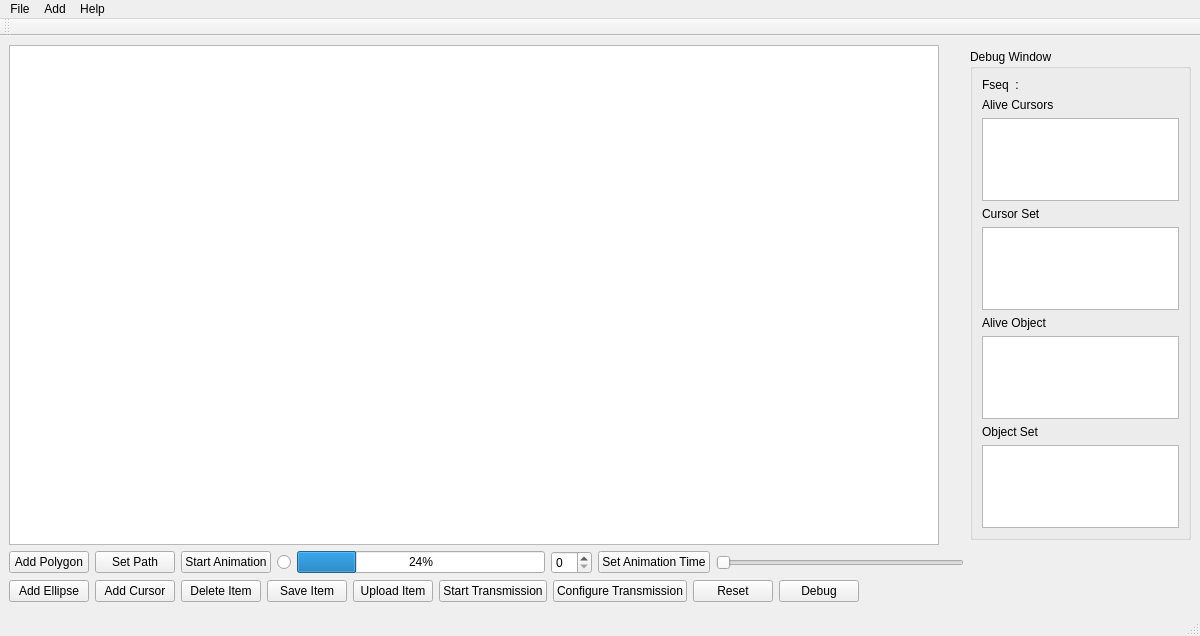
<ui version="4.0" >
 <class>MainWindow</class>
 <widget class="QMainWindow" name="MainWindow" >
  <property name="geometry" >
   <rect>
    <x>0</x>
    <y>0</y>
    <width>1200</width>
    <height>636</height>
   </rect>
  </property>
  <property name="sizePolicy" >
   <sizepolicy vsizetype="Expanding" hsizetype="Expanding" >
    <horstretch>0</horstretch>
    <verstretch>0</verstretch>
   </sizepolicy>
  </property>
  <property name="minimumSize" >
   <size>
    <width>1200</width>
    <height>636</height>
   </size>
  </property>
  <property name="maximumSize" >
   <size>
    <width>1200</width>
    <height>636</height>
   </size>
  </property>
  <property name="windowTitle" >
   <string>QMTSim</string>
  </property>
  <property name="windowIcon" >
   <iconset resource="../resource.qrc" >
    <normaloff>:/newPrefix/logo.jpg</normaloff>:/newPrefix/logo.jpg</iconset>
  </property>
  <widget class="QWidget" name="centralwidget" >
   <property name="geometry" >
    <rect>
     <x>0</x>
     <y>33</y>
     <width>1200</width>
     <height>584</height>
    </rect>
   </property>
   <layout class="QGridLayout" name="gridLayout_2" >
    <item row="0" column="0" >
     <widget class="QGraphicsView" name="view" >
      <property name="sizePolicy" >
       <sizepolicy vsizetype="Fixed" hsizetype="Fixed" >
        <horstretch>0</horstretch>
        <verstretch>0</verstretch>
       </sizepolicy>
      </property>
      <property name="minimumSize" >
       <size>
        <width>930</width>
        <height>500</height>
       </size>
      </property>
      <property name="cursor" stdset="0" >
       <cursorShape>PointingHandCursor</cursorShape>
      </property>
      <property name="toolTip" >
       <string/>
      </property>
     </widget>
    </item>
    <item row="0" column="1" >
     <widget class="QGroupBox" name="groupBox" >
      <property name="sizePolicy" >
       <sizepolicy vsizetype="Fixed" hsizetype="Fixed" >
        <horstretch>0</horstretch>
        <verstretch>0</verstretch>
       </sizepolicy>
      </property>
      <property name="minimumSize" >
       <size>
        <width>221</width>
        <height>491</height>
       </size>
      </property>
      <property name="maximumSize" >
       <size>
        <width>221</width>
        <height>491</height>
       </size>
      </property>
      <property name="title" >
       <string>Debug Window</string>
      </property>
      <layout class="QGridLayout" name="gridLayout" >
       <item row="0" column="0" >
        <widget class="QLabel" name="fseqLabel" >
         <property name="text" >
          <string>Fseq  : </string>
         </property>
        </widget>
       </item>
       <item row="1" column="0" >
        <widget class="QLabel" name="label" >
         <property name="text" >
          <string>Alive Cursors</string>
         </property>
        </widget>
       </item>
       <item row="2" column="0" >
        <widget class="QListWidget" name="aliveCursorList" >
         <property name="maximumSize" >
          <size>
           <width>200</width>
           <height>95</height>
          </size>
         </property>
        </widget>
       </item>
       <item row="3" column="0" >
        <widget class="QLabel" name="label_2" >
         <property name="text" >
          <string>Cursor Set</string>
         </property>
        </widget>
       </item>
       <item row="4" column="0" >
        <widget class="QListWidget" name="setCursorList" >
         <property name="maximumSize" >
          <size>
           <width>200</width>
           <height>95</height>
          </size>
         </property>
        </widget>
       </item>
       <item row="5" column="0" >
        <widget class="QLabel" name="label_3" >
         <property name="text" >
          <string>Alive Object</string>
         </property>
        </widget>
       </item>
       <item row="6" column="0" >
        <widget class="QListWidget" name="aliveObjectList" >
         <property name="maximumSize" >
          <size>
           <width>200</width>
           <height>95</height>
          </size>
         </property>
        </widget>
       </item>
       <item row="7" column="0" >
        <widget class="QLabel" name="label_4" >
         <property name="text" >
          <string>Object Set</string>
         </property>
        </widget>
       </item>
       <item row="8" column="0" >
        <widget class="QListWidget" name="setObjectList" >
         <property name="maximumSize" >
          <size>
           <width>200</width>
           <height>95</height>
          </size>
         </property>
        </widget>
       </item>
      </layout>
     </widget>
    </item>
    <item row="1" column="0" >
     <layout class="QHBoxLayout" name="horizontalLayout" >
      <property name="sizeConstraint" >
       <enum>QLayout::SetFixedSize</enum>
      </property>
      <item>
       <widget class="QPushButton" name="addItemButton" >
        <property name="text" >
         <string>Add Polygon</string>
        </property>
       </widget>
      </item>
      <item>
       <widget class="QPushButton" name="setPathButton" >
        <property name="text" >
         <string>Set Path</string>
        </property>
       </widget>
      </item>
      <item>
       <widget class="QPushButton" name="startAnimationButton" >
        <property name="text" >
         <string>Start Animation</string>
        </property>
       </widget>
      </item>
      <item>
       <widget class="QRadioButton" name="startAnimation_Radio" >
        <property name="text" >
         <string/>
        </property>
       </widget>
      </item>
      <item>
       <widget class="QProgressBar" name="animationProgressBar" >
        <property name="value" >
         <number>24</number>
        </property>
       </widget>
      </item>
      <item>
       <widget class="QSpinBox" name="animationtime" >
        <property name="statusTip" >
         <string>Time in milliseconds</string>
        </property>
       </widget>
      </item>
      <item>
       <widget class="QPushButton" name="setAnimationTimeButton" >
        <property name="text" >
         <string>Set Animation Time</string>
        </property>
       </widget>
      </item>
      <item>
       <widget class="QSlider" name="animationSlider" >
        <property name="cursor" >
         <cursorShape>PointingHandCursor</cursorShape>
        </property>
        <property name="orientation" >
         <enum>Qt::Horizontal</enum>
        </property>
       </widget>
      </item>
     </layout>
    </item>
    <item row="2" column="0" >
     <layout class="QHBoxLayout" name="horizontalLayout_2" >
      <property name="sizeConstraint" >
       <enum>QLayout::SetFixedSize</enum>
      </property>
      <item>
       <widget class="QPushButton" name="addEllipseButton" >
        <property name="text" >
         <string>Add Ellipse</string>
        </property>
       </widget>
      </item>
      <item>
       <widget class="QPushButton" name="addCursorButton" >
        <property name="text" >
         <string>Add Cursor</string>
        </property>
       </widget>
      </item>
      <item>
       <widget class="QPushButton" name="deleteItemButton" >
        <property name="text" >
         <string>Delete Item</string>
        </property>
       </widget>
      </item>
      <item>
       <widget class="QPushButton" name="saveItemButton" >
        <property name="text" >
         <string>Save Item</string>
        </property>
       </widget>
      </item>
      <item>
       <widget class="QPushButton" name="uploadItemButton" >
        <property name="text" >
         <string>Upload Item</string>
        </property>
       </widget>
      </item>
      <item>
       <widget class="QPushButton" name="startTxButton" >
        <property name="text" >
         <string>Start Transmission</string>
        </property>
       </widget>
      </item>
      <item>
       <widget class="QPushButton" name="configureButton" >
        <property name="text" >
         <string>Configure Transmission</string>
        </property>
       </widget>
      </item>
      <item>
       <widget class="QPushButton" name="resetButton" >
        <property name="text" >
         <string>Reset</string>
        </property>
       </widget>
      </item>
      <item>
       <widget class="QPushButton" name="debugButton" >
        <property name="text" >
         <string>Debug</string>
        </property>
        <property name="checkable" >
         <bool>true</bool>
        </property>
       </widget>
      </item>
      <item>
       <spacer name="horizontalSpacer" >
        <property name="orientation" >
         <enum>Qt::Horizontal</enum>
        </property>
        <property name="sizeHint" stdset="0" >
         <size>
          <width>78</width>
          <height>20</height>
         </size>
        </property>
       </spacer>
      </item>
     </layout>
    </item>
   </layout>
  </widget>
  <widget class="QMenuBar" name="menubar" >
   <property name="geometry" >
    <rect>
     <x>0</x>
     <y>0</y>
     <width>1200</width>
     <height>21</height>
    </rect>
   </property>
   <widget class="QMenu" name="menuFile" >
    <property name="title" >
     <string>File</string>
    </property>
    <addaction name="actionSave" />
    <addaction name="actionUpload" />
    <addaction name="actionDebug" />
    <addaction name="actionExit" />
   </widget>
   <widget class="QMenu" name="menuHelp" >
    <property name="title" >
     <string>Help</string>
    </property>
    <addaction name="actionReadme" />
    <addaction name="actionAbout_QMTSim" />
    <addaction name="actionAbout_Qt" />
   </widget>
   <widget class="QMenu" name="menuAdd" >
    <property name="title" >
     <string>Add</string>
    </property>
    <addaction name="actionPolygon" />
    <addaction name="actionEllipse" />
    <addaction name="actionCursor" />
   </widget>
   <addaction name="menuFile" />
   <addaction name="menuAdd" />
   <addaction name="menuHelp" />
  </widget>
  <widget class="QStatusBar" name="statusbar" >
   <property name="geometry" >
    <rect>
     <x>0</x>
     <y>617</y>
     <width>1200</width>
     <height>19</height>
    </rect>
   </property>
  </widget>
  <widget class="QToolBar" name="toolBar" >
   <property name="geometry" >
    <rect>
     <x>0</x>
     <y>21</y>
     <width>1200</width>
     <height>12</height>
    </rect>
   </property>
   <property name="windowTitle" >
    <string>toolBar</string>
   </property>
   <attribute name="toolBarArea" >
    <enum>TopToolBarArea</enum>
   </attribute>
   <attribute name="toolBarBreak" >
    <bool>false</bool>
   </attribute>
  </widget>
  <action name="actionSave" >
   <property name="text" >
    <string>Save</string>
   </property>
  </action>
  <action name="actionUpload" >
   <property name="text" >
    <string>Upload</string>
   </property>
  </action>
  <action name="actionDebug" >
   <property name="text" >
    <string>Debug</string>
   </property>
  </action>
  <action name="actionReadme" >
   <property name="text" >
    <string>Readme</string>
   </property>
  </action>
  <action name="actionAbout_QMTSim" >
   <property name="text" >
    <string>About QMTSim</string>
   </property>
  </action>
  <action name="actionExit" >
   <property name="text" >
    <string>Exit</string>
   </property>
  </action>
  <action name="actionAbout_Qt" >
   <property name="text" >
    <string>About Qt</string>
   </property>
  </action>
  <action name="actionPolygon" >
   <property name="text" >
    <string>Polygon</string>
   </property>
  </action>
  <action name="actionEllipse" >
   <property name="text" >
    <string>Ellipse</string>
   </property>
  </action>
  <action name="actionCursor" >
   <property name="text" >
    <string>Cursor</string>
   </property>
  </action>
 </widget>
 <resources>
  <include location="../resource.qrc" />
 </resources>
 <connections>
  <connection>
   <sender>startAnimationButton</sender>
   <signal>clicked()</signal>
   <receiver>startAnimation_Radio</receiver>
   <slot>toggle()</slot>
   <hints>
    <hint type="sourcelabel" >
     <x>253</x>
     <y>572</y>
    </hint>
    <hint type="destinationlabel" >
     <x>285</x>
     <y>568</y>
    </hint>
   </hints>
  </connection>
  <connection>
   <sender>debugButton</sender>
   <signal>toggled(bool)</signal>
   <receiver>groupBox</receiver>
   <slot>setVisible(bool)</slot>
   <hints>
    <hint type="sourcelabel" >
     <x>778</x>
     <y>595</y>
    </hint>
    <hint type="destinationlabel" >
     <x>1190</x>
     <y>536</y>
    </hint>
   </hints>
  </connection>
 </connections>
</ui>
